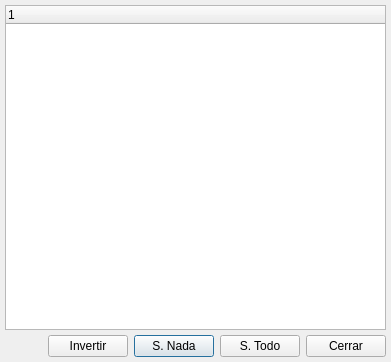
<ui version="4.0" >
 <class>SelectCanalBase</class>
 <widget class="QDialog" name="SelectCanalBase" >
  <property name="geometry" >
   <rect>
    <x>0</x>
    <y>0</y>
    <width>391</width>
    <height>362</height>
   </rect>
  </property>
  <property name="windowTitle" >
   <string>Selector de Canales</string>
  </property>
  <property name="windowIcon" >
   <iconset resource="../../../bulmages.qrc" >:/BulmaCont32x32/images/png/i_canales.xpm</iconset>
  </property>
  <layout class="QGridLayout" >
   <property name="margin" >
    <number>5</number>
   </property>
   <property name="spacing" >
    <number>5</number>
   </property>
   <item row="1" column="0" >
    <layout class="QGridLayout" >
     <property name="margin" >
      <number>0</number>
     </property>
     <property name="spacing" >
      <number>6</number>
     </property>
     <item row="0" column="2" >
      <widget class="QPushButton" name="mui_nada" >
       <property name="text" >
        <string>S. Nada</string>
       </property>
      </widget>
     </item>
     <item row="0" column="1" >
      <widget class="QPushButton" name="mui_invertir" >
       <property name="text" >
        <string>Invertir</string>
       </property>
      </widget>
     </item>
     <item row="0" column="3" >
      <widget class="QPushButton" name="mui_todo" >
       <property name="text" >
        <string>S. Todo</string>
       </property>
      </widget>
     </item>
     <item row="0" column="4" >
      <widget class="QPushButton" name="mui_cerrar" >
       <property name="text" >
        <string>Cerrar</string>
       </property>
      </widget>
     </item>
     <item row="0" column="0" >
      <spacer>
       <property name="orientation" >
        <enum>Qt::Horizontal</enum>
       </property>
       <property name="sizeType" >
        <enum>QSizePolicy::Expanding</enum>
       </property>
       <property name="sizeHint" >
        <size>
         <width>68</width>
         <height>21</height>
        </size>
       </property>
      </spacer>
     </item>
    </layout>
   </item>
   <item row="0" column="0" >
    <widget class="QTreeWidget" name="m_listCanales" />
   </item>
  </layout>
 </widget>
 <layoutdefault spacing="6" margin="11" />
 <resources>
  <include location="../../../bulmages.qrc" />
 </resources>
 <connections>
  <connection>
   <sender>mui_cerrar</sender>
   <signal>clicked()</signal>
   <receiver>SelectCanalBase</receiver>
   <slot>close()</slot>
   <hints>
    <hint type="sourcelabel" >
     <x>349</x>
     <y>332</y>
    </hint>
    <hint type="destinationlabel" >
     <x>379</x>
     <y>356</y>
    </hint>
   </hints>
  </connection>
 </connections>
</ui>
